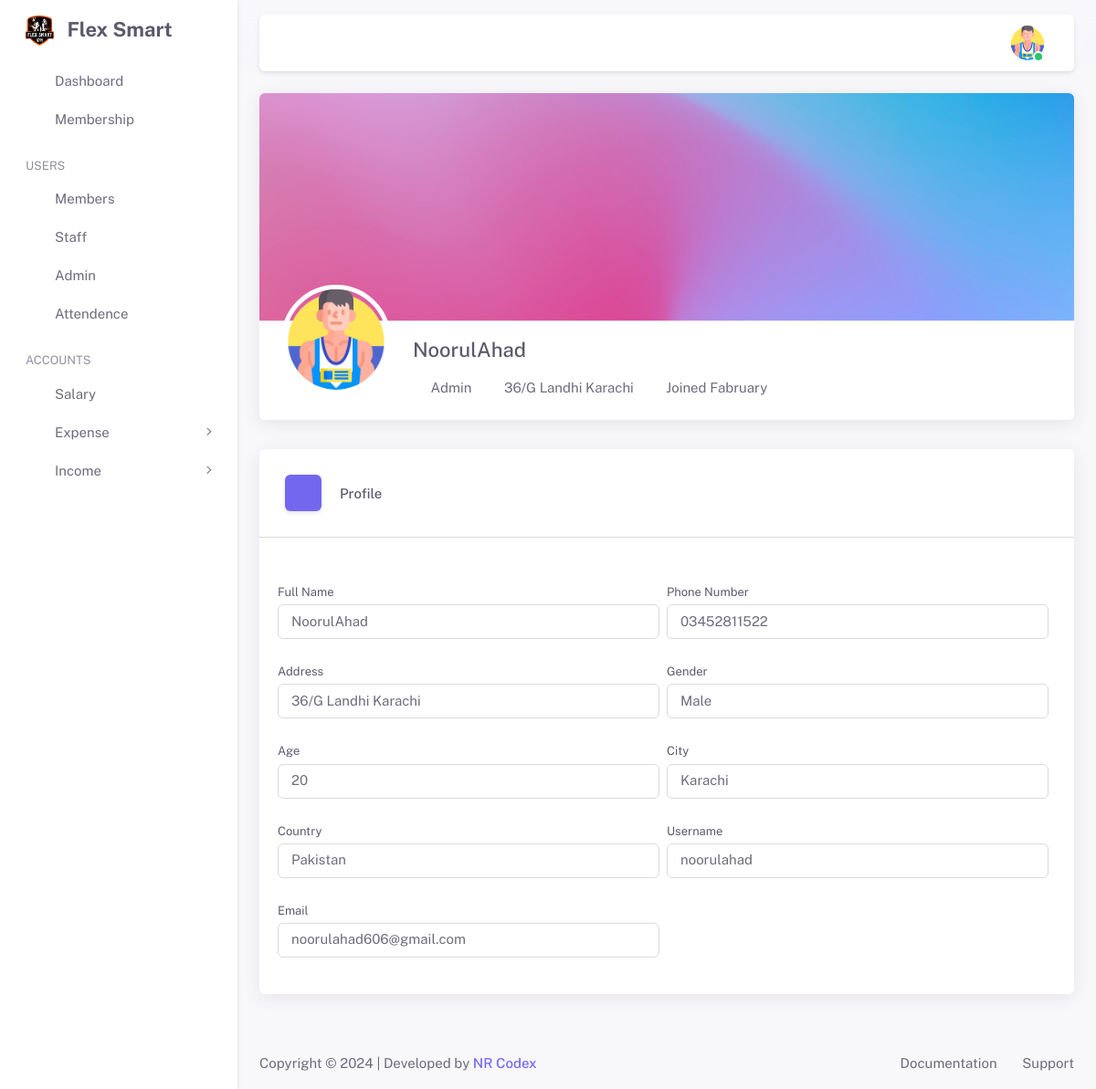
Screenshot of /admin/profile.php (signed in) with the database file from the repository.
### tables this page shows
CREATE TABLE `users_detail` (
  `users_detail_id` int(11) NOT NULL,
  `registration_num` int(11) DEFAULT NULL,
  `full_name` varchar(100) DEFAULT NULL,
  `Phone` varchar(50) DEFAULT NULL,
  `address` varchar(100) DEFAULT NULL,
  `gender` varchar(50) DEFAULT NULL,
  `age` int(11) DEFAULT NULL,
  `city` varchar(50) DEFAULT NULL,
  `country` varchar(50) DEFAULT NULL,
  `image` varchar(255) DEFAULT NULL,
  `membership_id` int(11) DEFAULT NULL,
  `admission_fees` varchar(50) DEFAULT NULL,
  `monthly_fees` varchar(50) DEFAULT NULL,
  `salary` varchar(100) DEFAULT NULL,
  `joining_date` varchar(50) DEFAULT NULL,
  `end_date` varchar(50) DEFAULT NULL,
  `start_timing` varchar(100) DEFAULT NULL,
  `end_timing` varchar(100) DEFAULT NULL,
  `login_time` datetime DEFAULT NULL,
  `logout_time` datetime DEFAULT NULL,
  `created_by` varchar(100) DEFAULT NULL,
  `created_date` varchar(100) DEFAULT NULL,
  `updated_by` varchar(100) DEFAULT NULL,
  `updated_date` varchar(100) DEFAULT NULL
);

CREATE TABLE `users` (
  `user_id` int(11) NOT NULL,
  `username` varchar(100) DEFAULT NULL,
  `email` varchar(100) DEFAULT NULL,
  `password` varchar(255) DEFAULT NULL,
  `role_id` int(11) DEFAULT NULL,
  `token` varchar(255) DEFAULT NULL,
  `status` varchar(50) DEFAULT NULL,
  `users_detail_id` int(11) DEFAULT NULL,
  `created_by` varchar(100) DEFAULT NULL,
  `created_date` varchar(100) DEFAULT NULL,
  `updated_by` varchar(100) DEFAULT NULL,
  `updated_date` varchar(100) DEFAULT NULL
);

CREATE TABLE `role` (
  `role_id` int(11) NOT NULL,
  `name` varchar(50) DEFAULT NULL,
  `status` varchar(50) DEFAULT NULL
);

### admin/profile.php (the view, shortened to what this page needs)
<?php
include_once('../includes/functions.php');
include_once('inc/header.php');
include_once('inc/sidebar.php');
include_once('inc/navbar.php');
$user_select = "SELECT users.*, role.name, users_detail.* FROM `users`
INNER JOIN users_detail ON users.users_detail_id = users_detail.users_detail_id
INNER JOIN role ON role.role_id = users.role_id
WHERE `users`.`user_id` = '{$_SESSION['UID']}'";
$result = mysqli_query($conn, $user_select);
while ($row = mysqli_fetch_assoc($result)) {
?>
    <div class="container-xxl flex-grow-1 container-p-y">
        <div class="row">
            <div class="col-12">
                <div class="card mb-4">
                    <div class="user-profile-header-banner">
                        <img src="../assets/img/pages/profile-banner.png" alt="Banner image" class="rounded-top">
                    </div>
                    <div class="user-profile-header d-flex flex-column flex-sm-row text-sm-start text-center mb-4">
                        <div class="flex-shrink-0 mt-n2 mx-sm-0 mx-auto">
                            <img src="../media/images/<?= $row['image']; ?>" alt="user image" class="d-block h-auto ms-0 ms-sm-4 rounded-circle user-profile-img">
                        </div>
                        <div class="flex-grow-1 mt-3 mt-sm-5">
                            <div class="d-flex align-items-md-end align-items-sm-start align-items-center justify-content-md-between justify-content-start mx-4 flex-md-row flex-column gap-4">
                                <div class="user-profile-info">
                                    <h4><?= $row['full_name']; ?></h4>
                                    <ul class="list-inline mb-0 d-flex align-items-center flex-wrap justify-content-sm-start justify-content-center gap-2">
                                        <li class="list-inline-item d-flex gap-1">
                                            <i class='ti ti-color-swatch'></i> <?php echo $row['name']; ?>
                                        </li>
                                        <li class="list-inline-item d-flex gap-1">
                                            <i class='ti ti-map-pin'></i> <?= $row['address']; ?>
                                        </li>
                                        <li class="list-inline-item d-flex gap-1">
                                            <i class='ti ti-calendar'></i> Joined Fabruary <?= $row['created_date']; ?>
                                        </li>
                                    </ul>
                                </div>
                            </div>
                        </div>
                    </div>
                </div>
            </div>
        </div>
        <div class="col-12 mb-4">
            <div class="bs-stepper wizard-numbered mt-2">
                <div class="bs-stepper-header">
                    <div class="step" data-target="#account-details">
                        <button type="button" class="step-trigger">
                            <span class="bs-stepper-circle">
                            </span>
                            <span class="bs-stepper-label">
                                <span class="bs-stepper-title">Profile</span>
                            </span>
                        </button>
                    </div>
                </div>
                <div class="bs-stepper-content">
                    <form onSubmit="return false">
                        <div id="account-details" class="content">
                            <div class="row g-3 mt-2">
                                <form action="">
                                    <div class="row g-2">
                                        <div class="col-md-6 col-12 mb-3">
                                            <label for="" class="form-label">Full Name</label>
                                            <input readonly class="form-control" type="text" placeholder="Full Name" id="full_name" name="full_name" value="<?= $row['full_name']; ?>" />
                                        </div>
                                        <div class="col-md-6 col-12 mb-3">
                                            <label for="phone_no" class="form-label">Phone Number</label>
                                            <input readonly type="text" id="phone_no" name="phone_no" class="form-control" placeholder="Phone Number" value="<?= $row['Phone']; ?>">
                                        </div>
                                        <div class="col-md-6 col-12 mb-3">
                                            <label for="address" class="form-label">Address</label>
                                            <input readonly type="text" id="address" name="address" placeholder="Address" class="form-control" value="<?= $row['address']; ?>">
                                        </div>
                                        <div class="col-md-6 col-12 mb-3">
                                            <label for="gender" class="form-label">Gender</label>
                                            <input readonly type="text" id="gender" name="gender" placeholder="Gender" class="form-control" value="<?= $row['gender']; ?>">
                                        </div>
                                        <div class="col-md-6 col-12 mb-3">
                                            <label for="age" class="form-label">Age</label>
                                            <input readonly type="text" id="age" name="age" placeholder="Age" class="form-control" value="<?= $row['age']; ?>">
                                        </div>
                                        <div class="col-md-6 col-12 mb-3">
                                            <label for="city" class="form-label">City</label>
                                            <input readonly type="text" id="city" name="city" placeholder="City" class="form-control" value="<?= $row['city'] ?>">
                                        </div>
                                        <div class="col-md-6 col-12 mb-3">
                                            <label for="country" class="form-label">Country</label>
                                            <input readonly type="text" id="country" name="country" placeholder="Country" class="form-control" value="<?= $row['country'] ?>">
                                        </div>
                                        <div class="col-md-6 col-12 mb-3">
                                            <label for="username" class="form-label">Username
                                            </label>
                                            <input readonly type="text" id="username" name="username" placeholder="Username" class="form-control" value="<?= $row['username'] ?>">
                                        </div>
                                        <div class="col-md-6 col-12 mb-3">
                                            <label for="email" class="form-label">Email</label>
                                            <input readonly type="email" id="email" name="email" placeholder="abc@example.com" class="form-control" value="<?= $row['email'] ?>">
                                        </div>
                                    </div>
                                </form>
                            </div>
                        </div>
                    </form>
                </div>
            </div>
        </div>
    </div>
<?php
}
include_once('inc/footer.php');
?>

### admin/inc/navbar.php (shortened to what this page needs)
<?php
include_once('../includes/config.php');
$user_select = "SELECT users_detail.full_name, users_detail.image, role.name as role
FROM users
INNER JOIN users_detail ON users_detail.users_detail_id = users.users_detail_id
LEFT JOIN role ON role.role_id = users.role_id
WHERE users.user_id = '{$_SESSION['UID']}'
";
$result = mysqli_query($conn, $user_select);
while ($row = mysqli_fetch_assoc($result)) {
?>
    <div class="layout-page">
        <nav class="layout-navbar container-xxl navbar navbar-expand-xl navbar-detached align-items-center bg-navbar-theme" id="layout-navbar">
            <div class="navbar-nav-right d-flex align-items-center" id="navbar-collapse">
                <ul class="navbar-nav flex-row align-items-center ms-auto">
                    <li class="nav-item navbar-dropdown dropdown-user dropdown">
                        <a class="nav-link dropdown-toggle hide-arrow" href="javascript:void(0);" data-bs-toggle="dropdown">
                            <div class="avatar avatar-online">
                                <img src="<?php if (empty($row['image'])) {
                                                echo "../media/images/admin-profile.png";
                                            } else {
                                                echo '../media/images/' . $row['image'];
                                            } ?>" alt class="h-auto rounded-circle">
                            </div>
                        </a>
                    </li>
                </ul>
            </div>
        </nav>
    <?php
}
    ?>
    <div class="content-wrapper">

### rows the page displays
users_detail: image (picture)
users: users_detail.image (picture), users_detail.full_name "NoorulAhad", role.name "Admin", users_detail.address "36/G Landhi Karachi", full_name "NoorulAhad", phone_no "03452811522", address "36/G Landhi Karachi", gender "Male", age "20", city "Karachi", country "Pakistan", username "noorulahad", email "noorulahad606@gmail.com"
